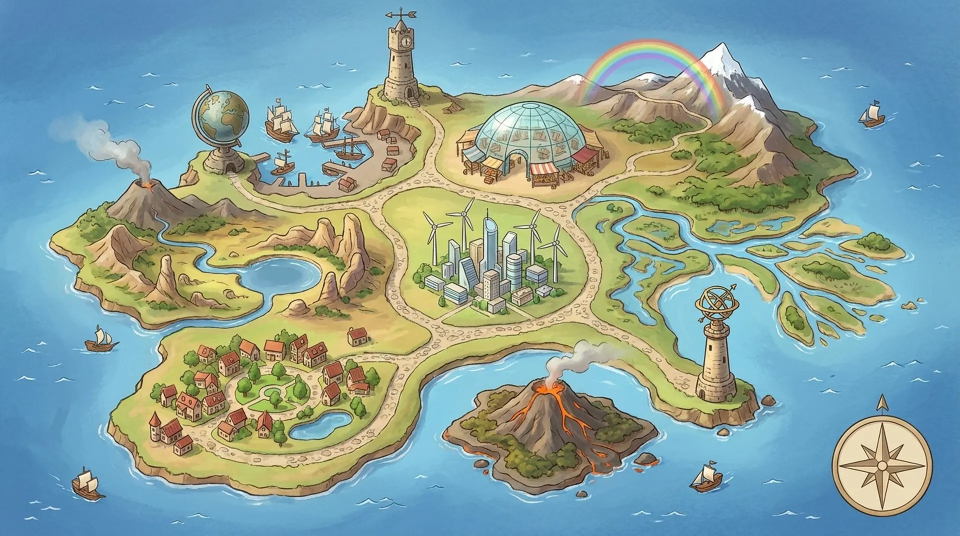
#> input picture art/atlas.webp, 1920 x 1072 px (shown at 1/2 size)
$ python -i process.py   (imports and definitions only)
#> lines starting #> are read from the running program, lines starting #| are printed output that depends on the picture; after the words box and inside, x2 and y2 are one past the last pixel; in counts of white or black regions, pixels touching at a corner belong together
#!/usr/bin/env python3
"""process.py — size the raw plates for the app. Art is sized to how it is drawn
(the Bee's art-slim rule): world boards and the atlas 1920 wide, postcards and eras
1280, landmarks 960, library tiles 640, WebP q78. Writes app/public/art/<name>.webp.

    python3 tools/art/process.py             # the plates
    python3 tools/art/process.py --avatars   # raw/av-<id>.png -> app/public/avatars/<id>.webp
    python3 tools/art/process.py --friends   # raw/fr-<id>-<pose>.png -> app/public/friends/ (keyed, 320px)
    python3 tools/art/process.py --prefix=st-   # Shelly's story scenes, 1024 wide (shown in a card)

Avatars are keyed off their flat magenta ground to alpha, trimmed, centred on a
square with a little room, and saved 384px RGBA WebP — the size and shape of
Bizzing Bee's set, whose champions-pack.py this keying follows."""
import os, sys
from PIL import Image
HERE = os.path.dirname(os.path.abspath(__file__))
RAW, OUT = os.path.join(HERE, 'raw'), os.path.join(HERE, '..', '..', 'app', 'public', 'art')
AVOUT = os.path.join(HERE, '..', '..', 'app', 'public', 'avatars')
# [1 line not run here, left out]


def avatar(src, dst, size=384):
#> called with src = '../../art/atlas.webp', dst = 'out.png', size = 384
    import numpy as np
    a = np.asarray(Image.open(src).convert('RGBA')).astype(np.float32)
    h, w = a.shape[:2]
#> h = 1072; w = 1920
    kc = np.median(np.stack([a[0, 0, :3], a[0, w - 1, :3], a[h - 1, 0, :3], a[h - 1, w - 1, :3]]), axis=0)
#> kc = [87.5, 139, 185]
    dist = np.sqrt(((a[:, :, :3] - kc) ** 2).sum(axis=2))
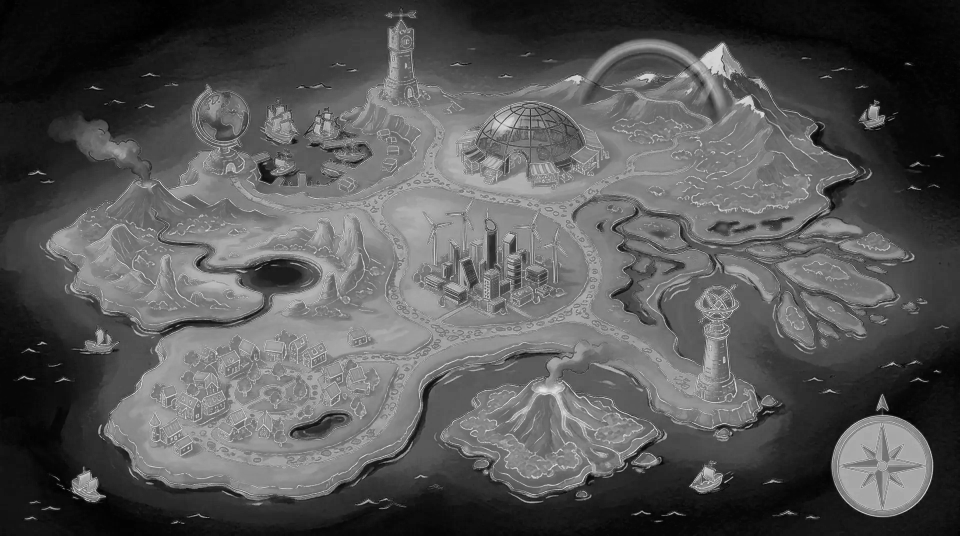
#> dist: shape (1072, 1920) float32 (shown at 1/2 size); min 1.12, max 247.4, mean 86
    alpha = np.clip((dist - 60.0) / (145.0 - 60.0), 0, 1)
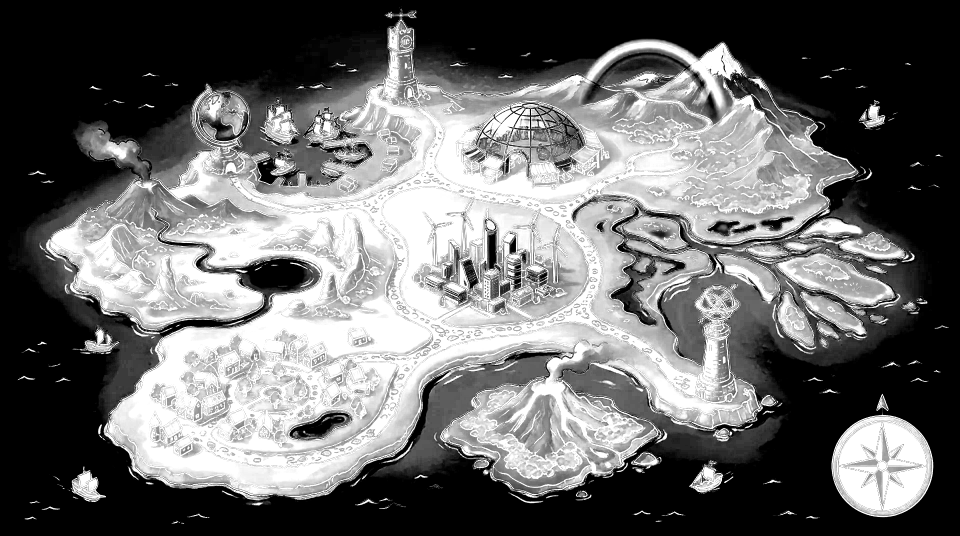
#> alpha: shape (1072, 1920) float32 (shown at 1/2 size); min 0, max 1, mean 0.421
    out = a.copy(); out[:, :, 3] = alpha * 255
    edge = (alpha > 0.02) & (alpha < 0.98)          # un-premultiply the magenta fringe
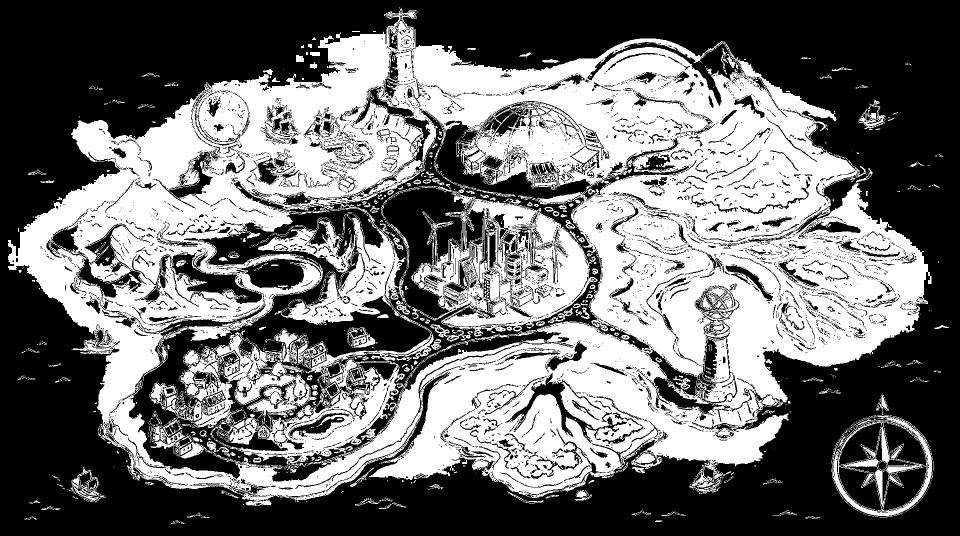
#> edge: shape (1072, 1920) bool (shown at 1/2 size); 44.3% white; 1889 white regions (1586 under 20 px), largest, box (x1, y1, x2, y2) and area: (16, 17, 1863, 1012) 749928, (299, 408, 867, 928) 70222, (763, 368, 1195, 673) 47110
    if edge.any():
        f = alpha[edge][:, None]
        out[:, :, :3][edge] = np.clip((out[:, :, :3][edge] - kc * (1 - f)) / np.maximum(f, 0.15), 0, 255)
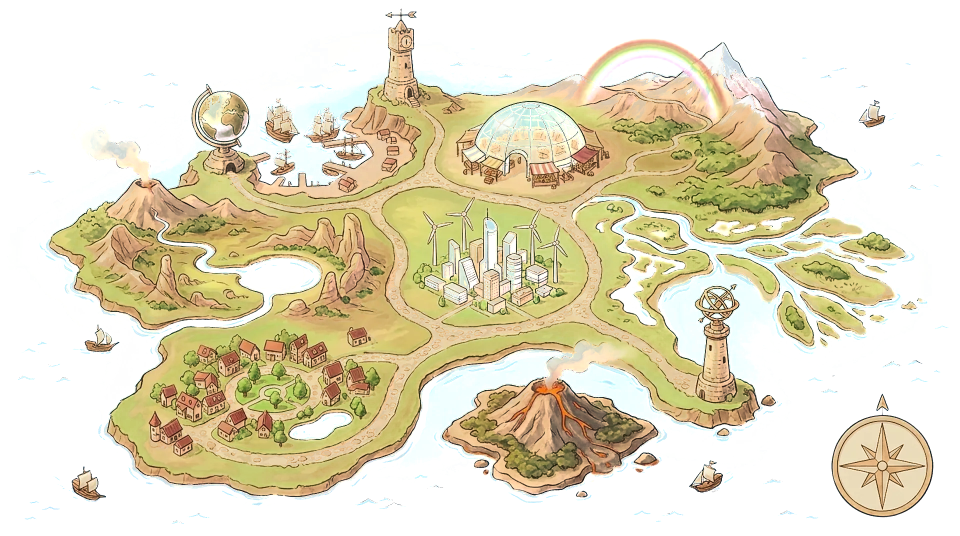
#> out: shape (1072, 1920, 4) float32 (shown at 1/2 size); mean R, G, B, A 159.3, 170.4, 150, 107.4; transparent parts drawn white
    im = Image.fromarray(out.astype(np.uint8), 'RGBA')
    bb = im.getchannel('A').point(lambda v: 255 if v > 8 else 0).getbbox()
#> bb = (18, 12, 1898, 1048)
    if bb: im = im.crop(bb)
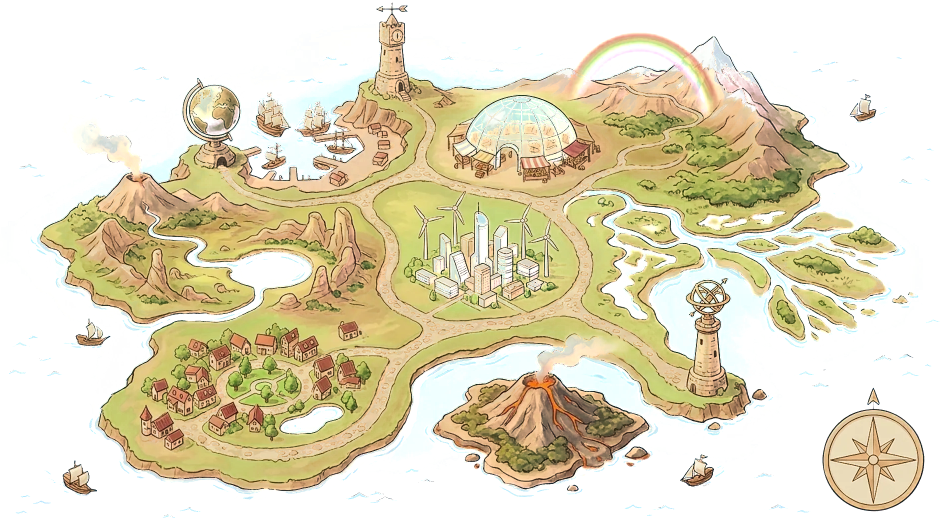
#> im: PIL image 1880x1036 RGBA (shown at 1/2 size); mean R, G, B, A 163.5, 171.7, 147.6, 113.1; transparent parts drawn white
    side = int(max(im.size) * 1.06)
#> side = 1992
    pad = Image.new('RGBA', (side, side), (0, 0, 0, 0))
#> pad: PIL image 1992x1992 RGBA; every value is 0
    pad.paste(im, ((side - im.width) // 2, (side - im.height) // 2), im)
    pad.resize((size, size), Image.LANCZOS).save(dst, 'WEBP', quality=90, method=6)
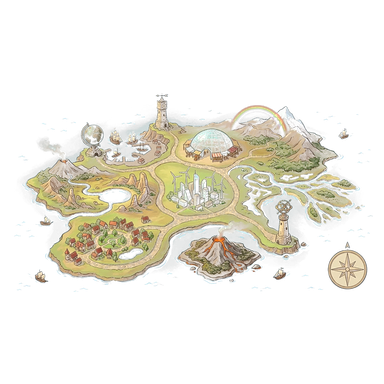
#> saved as out.png: PIL image 384x384 RGBA; mean R, G, B, A 44.1, 41, 28, 45.4; transparent parts drawn white
    # a ground that was not pure magenta keys the creature half away: a ghost.
    # A clean sticker has only its anti-aliased rim partly transparent (~1%).
    A = np.asarray(Image.open(dst).convert('RGBA'))[:, :, 3]
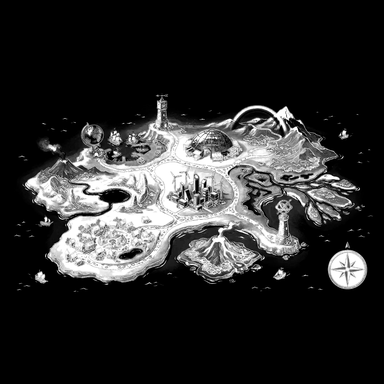
#> A: shape (384, 384); min 0, max 255, mean 45.4
    ghost = float(((A > 10) & (A < 245)).mean())
#> ghost = 0.255
    if ghost > 0.05: GHOSTS.append(f'{os.path.basename(dst)} ({ghost:.0%} half-transparent)')
    return os.path.getsize(dst)


GHOSTS = []
# Shelly (the mascot) keyed like an avatar, 512px; the app icon at the §2 sizes; the six
# living worlds' painted far planes by day and by night, 1600 wide and a 900-wide phone cut.
# [66 lines not run here, left out]

def trim(im):
    """Cut off a painted paper border: a model sometimes frames a scene with a
    pale mat despite being told not to. Trims edge rows/columns that are pale
    and flat, never more than 9% a side."""
    import numpy as np
    a = np.asarray(im.convert('L')).astype(np.float32)
    h, w = a.shape
    flat = lambda v: v.mean() > 205 and v.std() < 22
    t = 0
    while t < h * .09 and flat(a[t]): t += 1
    b = 0
    while b < h * .09 and flat(a[h - 1 - b]): b += 1
    l = 0
    while l < w * .09 and flat(a[:, l]): l += 1
    r = 0
    while r < w * .09 and flat(a[:, w - 1 - r]): r += 1
    if t + b + l + r == 0: return im
    pad = 6 if t + b + l + r else 0     # and a little more, past the mat's soft edge
    return im.crop((l + pad * (l > 0), t + pad * (t > 0), w - r - pad * (r > 0), h - b - pad * (b > 0)))


total = 0
PREFIX = next((a.split('=', 1)[1] for a in sys.argv if a.startswith('--prefix=')), '')   # e.g. --prefix=game- : only those
# [9 lines not run here, left out]

>>> result = avatar('../../art/atlas.webp', 'out.png')

$ run again, on art/crs-flags-neighbours.webp
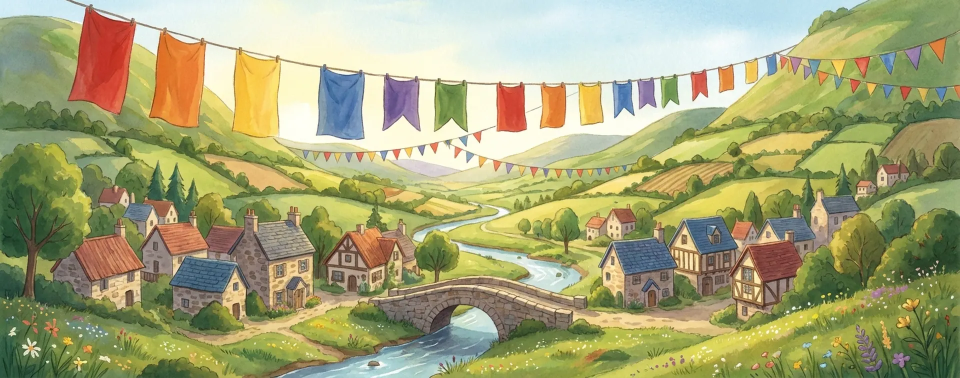
#> input picture art/crs-flags-neighbours.webp, 1920 x 756 px (shown at 1/2 size)
#> kc = [110, 132, 89.5]
#> in avatar, `edge = (alpha > 0.02) & (alpha < 0.98)`:
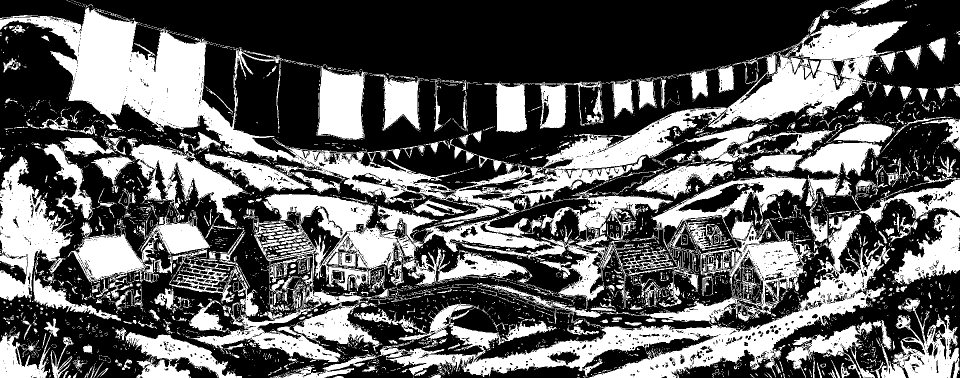
#> edge: shape (756, 1920) bool (shown at 1/2 size); 37.6% white; 5176 white regions (4587 under 20 px), largest, box (x1, y1, x2, y2) and area: (0, 14, 1815, 519) 136397, (565, 427, 1780, 756) 72874, (508, 388, 877, 618) 29928
#> bb = (0, 0, 1920, 756)
#> in avatar, `A = np.asarray(Image.open(dst).convert('RGBA'))[:, :, 3]`:
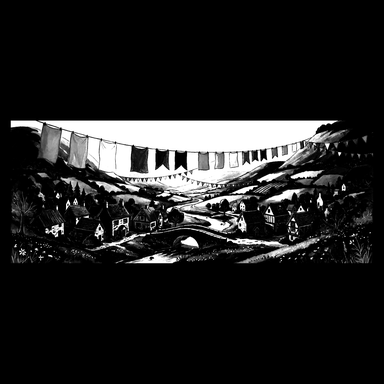
#> A: shape (384, 384); min 0, max 255, mean 32.2
#> ghost = 0.139

$ run again, on art/era-land.webp
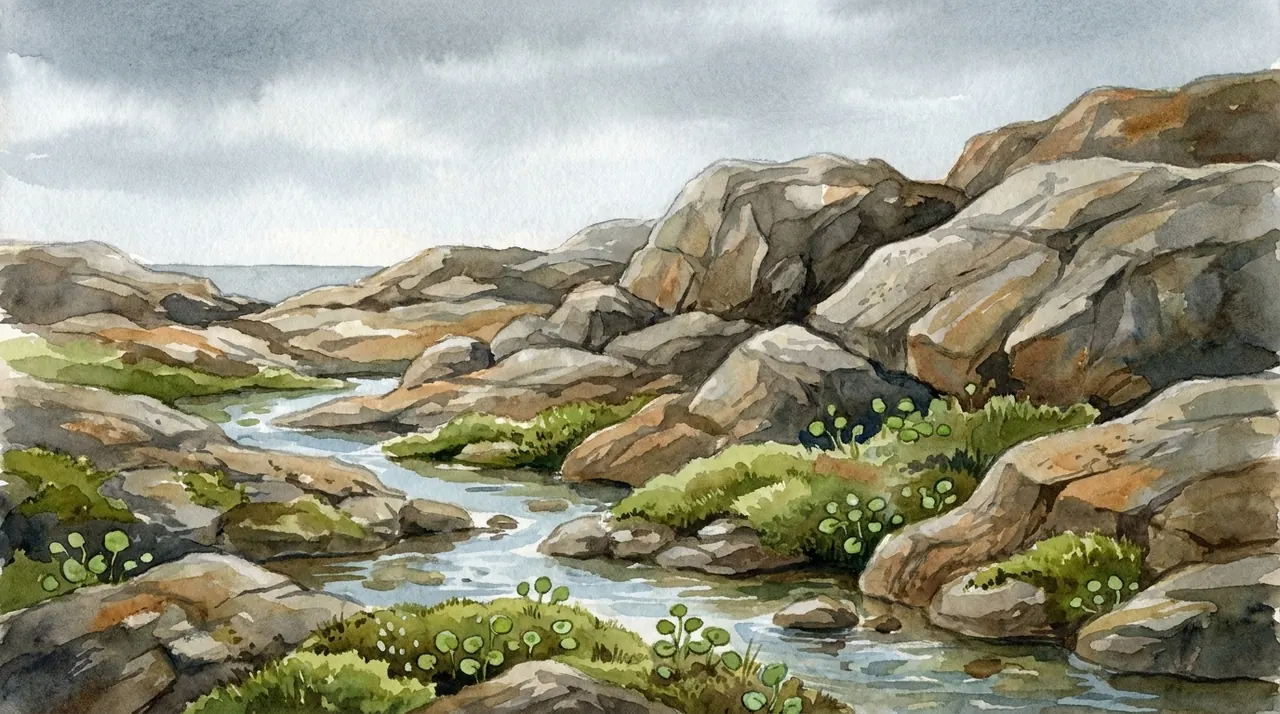
#> input picture art/era-land.webp, 1280 x 714 px
#> kc = [173, 179, 175]
#> in avatar, `edge = (alpha > 0.02) & (alpha < 0.98)`:
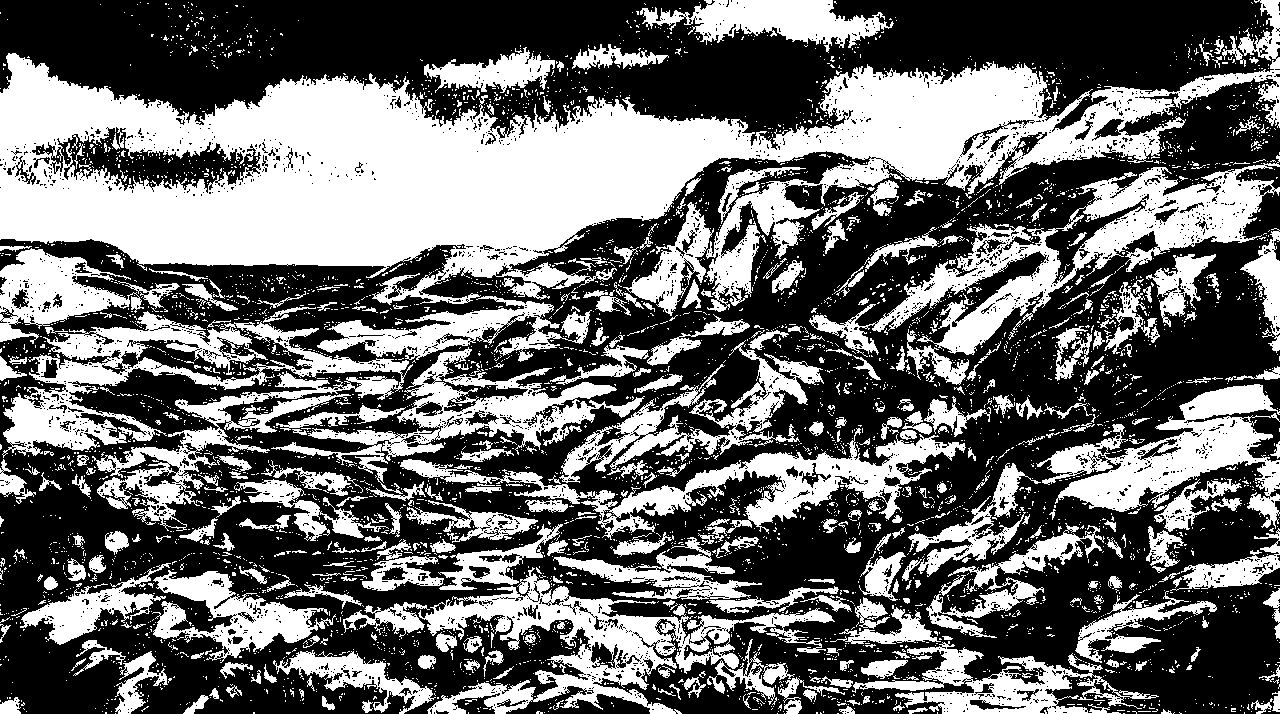
#> edge: shape (714, 1280) bool; 41.9% white; 4921 white regions (4511 under 20 px), largest, box (x1, y1, x2, y2) and area: (0, 0, 1280, 312) 139103, (2, 311, 413, 531) 23550, (809, 155, 1280, 357) 20386
#> bb = (0, 0, 1280, 714)
#> in avatar, `A = np.asarray(Image.open(dst).convert('RGBA'))[:, :, 3]`:
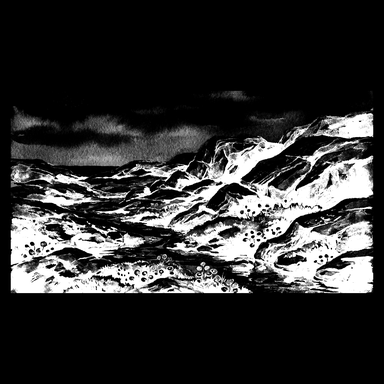
#> A: shape (384, 384); min 0, max 255, mean 49.9
#> ghost = 0.229

$ run again, on art/era-oceans.webp
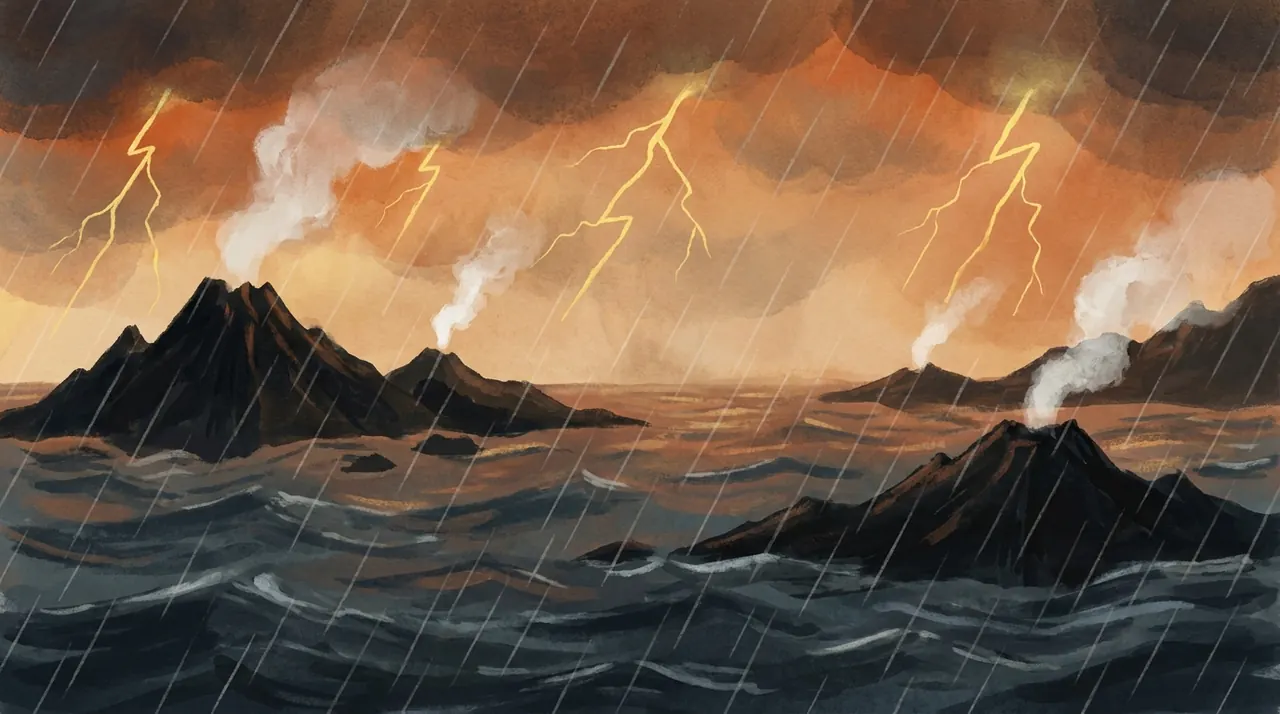
#> input picture art/era-oceans.webp, 1280 x 714 px
#> kc = [83, 76.5, 72]
#> edge: shape (714, 1280) bool; 40.6% white; 1361 white regions (1157 under 20 px), largest, box (x1, y1, x2, y2) and area: (0, 0, 1280, 341) 134706, (873, 333, 1265, 613) 45399, (0, 279, 452, 473) 40294
#> bb = (0, 0, 1280, 714)
#> in avatar, `A = np.asarray(Image.open(dst).convert('RGBA'))[:, :, 3]`:
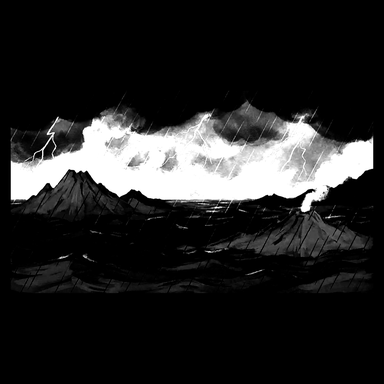
#> A: shape (384, 384); min 0, max 255, mean 38
#> ghost = 0.167
